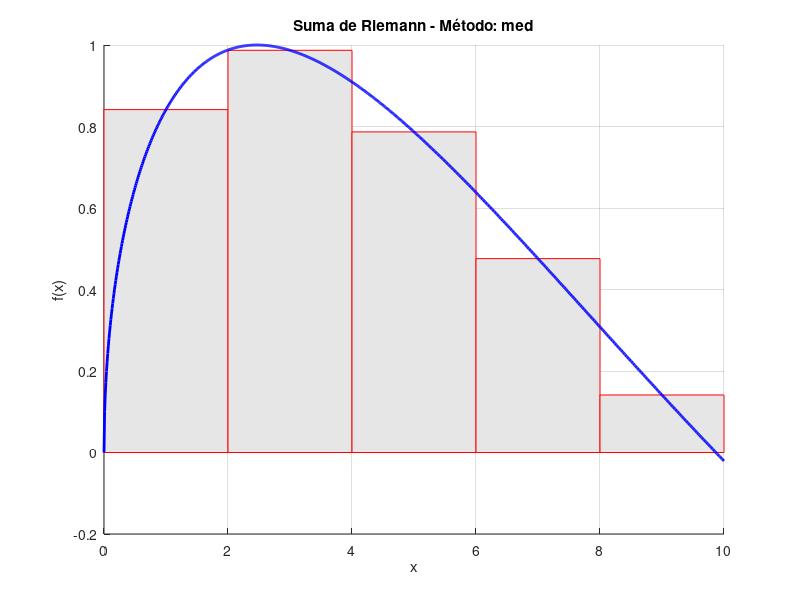

This chart was generated by the following MATLAB code:
% Definir la función
f = @(x) sin(sqrt(x));

% Límites de integración
a = 0;
b = 10;
n = 5; % Número de subintervalos

% Ancho de los subintervalos
dx = (b - a) / n;

% Seleccionar el método ('izq', 'der' o 'med')
metodo = 'med'; % Cambiar a 'izq', 'der' o 'med'

% Puntos de evaluación según el método
if strcmp(metodo, 'izq')
    x = linspace(a, b - dx, n);
elseif strcmp(metodo, 'der')
    x = linspace(a + dx, b, n);
elseif strcmp(metodo, 'med')
    x = linspace(a + dx/2, b - dx/2, n);
else
    error('Método no reconocido. Usa "izq", "der" o "med".');
end

% Evaluar la función y calcular la suma de Riemann
y = f(x);
areas = y * dx; % Áreas de cada rectángulo
suma = sum(areas);

% Imprimir la tabla de valores
fprintf('\nTabla de Valores - Suma de Riemann (%s)\n', metodo);
fprintf('--------------------------------------------------\n');
fprintf('|  i  |    x_i    |   f(x_i)   |  f(x_i) * dx  |\n');
fprintf('--------------------------------------------------\n');

for i = 1:n
    fprintf('| %2d  | %8.4f | %9.4f | %12.6f |\n', i, x(i), y(i), areas(i));
end

fprintf('--------------------------------------------------\n');
fprintf('Aproximación de la integral (%s): %.6f\n\n', metodo, suma);

% Crear la gráfica
figure;
hold on;

% Dibujar los rectángulos
for i = 1:n
    if strcmp(metodo, 'izq')
        xi = x(i);
    elseif strcmp(metodo, 'der')
        xi = x(i) - dx;
    elseif strcmp(metodo, 'med')
        xi = x(i) - dx/2;
    end

    % Dibujar el rectángulo
    rectangle('Position', [xi, 0, dx, y(i)], 'FaceColor', [0.9, 0.9, 0.9], 'EdgeColor', 'r');
end

% Dibujar la función sobre los rectángulos
x_plot = linspace(a, b, 1000);
plot(x_plot, f(x_plot), 'b', 'LineWidth', 2);

% Etiquetas y título
xlabel('x');
ylabel('f(x)');
title(['Suma de Riemann - Método: ', metodo]);
grid on;
hold off;

